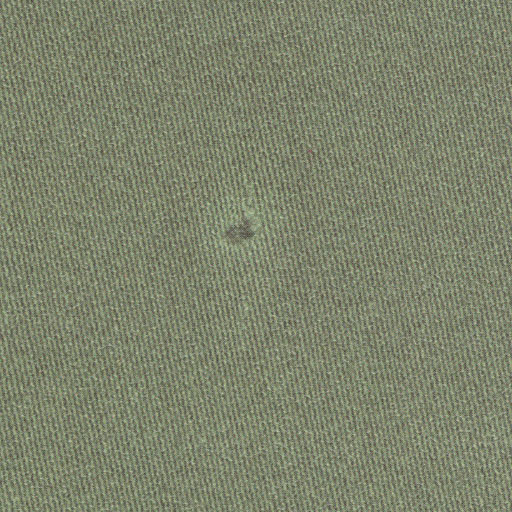
%> input picture Checking2/img/1.jpg, 512 x 512 px
$ octave Checking_comp.m   (GNU Octave 9; MATLAB toolbox functions it lacks are replaced by stand-ins)
%> lines starting %> are read from the running program, lines starting %| are printed output that depends on the picture; in (x1, y1, x2, y2) boxes, pixels count from 0 and x2, y2 are one past the last pixel; in counts of white or black regions, pixels touching at a corner belong together; the program's own positions count from 1
clc;
clear all;
close all;

%% First Row
x=imread('D:\\Sem 6\\IP\\FabricDefectDetection\\Checking2\\img\\1.JPG');
%> x is the input picture: size 512x512x3 uint8; mean R, G, B 125.9, 131.6, 108
subplot(3,2,1);
imshow(x);
title('Fabric 1');
x=rgb2gray(x);
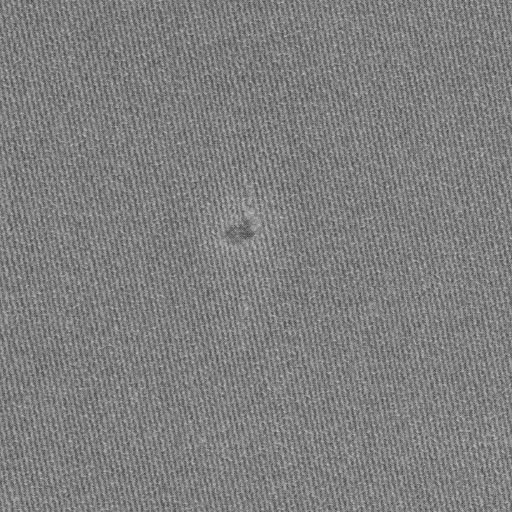
%> x: size 512x512 uint8; min 57, max 200, mean 127.2
level = graythresh(x);
%> level = 0.498
H1 = im2bw(x,level);
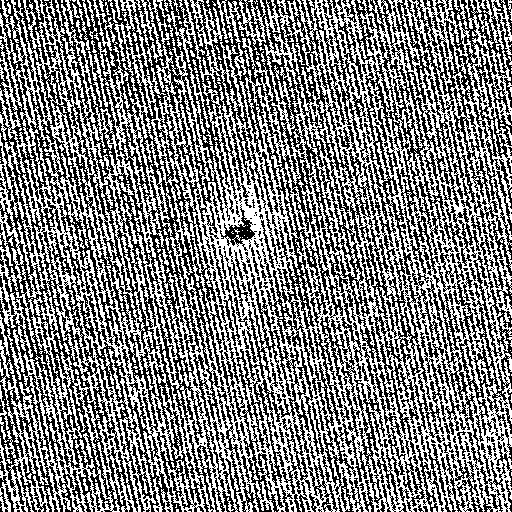
%> H1: size 512x512 logical; 49.7% white in thin lines or dots

for i=1:512
    for j=1:512
        H1(i,j) = 1 - H1(i,j);
    end
end
%> H1: size 512x512 logical; 50.3% white; black in thin lines or dots

SE = strel('square', 4);
op1 = imerode(H1, SE);
%> op1: size 512x512 logical; 0.08% white in thin lines or dots
op2 = imdilate(op1, SE);
%> op2: size 512x512 logical; 0.75% white; 113 white regions (93 under 20 px), largest, box (x1, y1, x2, y2) and area: (238, 226, 254, 238) 132, (226, 231, 235, 239) 51, (162, 484, 168, 492) 34

SE1 = strel('diamond', 3);
op11 = imerode(op2, SE1);
%> op11: size 512x512 logical; 0% white in thin lines or dots, all inside (x1, y1, x2, y2) = (229, 232, 250, 236)

SE2 = strel('disk', 3, 0);
op21 = imdilate(op11, SE2);
%> op21: size 512x512 logical; 0.04% white; 2 white regions, box (x1, y1, x2, y2) and area: (242, 229, 253, 238) 58, (226, 231, 234, 239) 38

SE3 = strel('rectangle', [2 5]);
op31 = imdilate(op21, SE3);
%> op31: size 512x512 logical; 0.07% white; 2 white regions, box (x1, y1, x2, y2) and area: (240, 229, 255, 239) 109, (224, 231, 236, 240) 82

y = imfuse(x,op31);
subplot(3,2,2);
imshow(y);
title('Output 1');

%% Second Row
x=imread('D:\\Sem 6\\IP\\FabricDefectDetection\\Checking2\\img\\2.JPG');
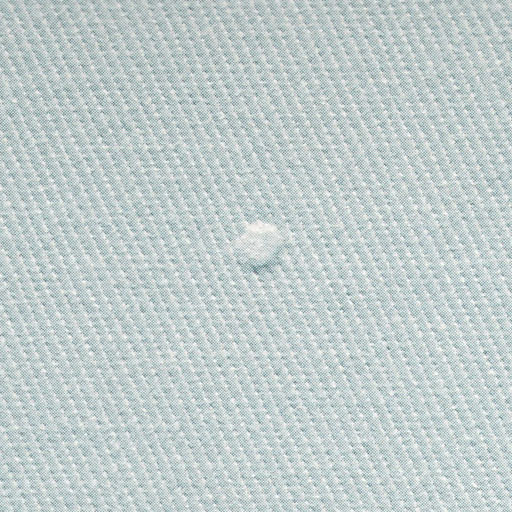
%> input picture Checking2/img/2.jpg, 512 x 512 px
%> x is the input picture: size 512x512x3 uint8; mean R, G, B 193.4, 204.9, 204.9
subplot(3,2,3);
imshow(x);
title('Fabric 2');
x=rgb2gray(x);
%> x: size 512x512 uint8
level = graythresh(x);
%> level = 0.776
H1 = im2bw(x,level);
%> H1: size 512x512 logical; 58.2% white; black in thin lines or dots

% [5 lines of commented-out code are left out]

SE = strel('square', 4);
op1 = imerode(H1, SE);
%> op1: size 512x512 logical; 1.4% white in thin lines or dots
op2 = imdilate(op1, SE);
%> op2: size 512x512 logical; 9.3% white; 941 white regions (318 under 20 px), largest, box (x1, y1, x2, y2) and area: (235, 220, 283, 258) 1077, (278, 416, 289, 436) 114, (421, 460, 430, 475) 89

SE1 = strel('diamond', 3);
op11 = imerode(op2, SE1);
%> op11: size 512x512 logical; 0.18% white; 35 white regions (34 under 20 px), largest, box (x1, y1, x2, y2) and area: (238, 223, 280, 248) 409

SE2 = strel('disk', 3, 0);
op21 = imdilate(op11, SE2);
%> op21: size 512x512 logical; 0.75% white; 34 white regions, largest, box (x1, y1, x2, y2) and area: (235, 220, 283, 257) 886, (314, 348, 323, 358) 61, (392, 314, 401, 322) 52

SE3 = strel('rectangle', [2 5]);
op31 = imdilate(op21, SE3);
%> op31: size 512x512 logical; 1.4% white; 33 white regions, largest, box (x1, y1, x2, y2) and area: (233, 220, 285, 258) 1245, (312, 348, 325, 359) 114, (390, 314, 403, 323) 97

y = imfuse(x,op31);
subplot(3,2,4);
imshow(y);
title('Output 2');

%% Third Row
x=imread('D:\\Sem 6\\IP\\FabricDefectDetection\\Checking2\\img\\3.JPG');
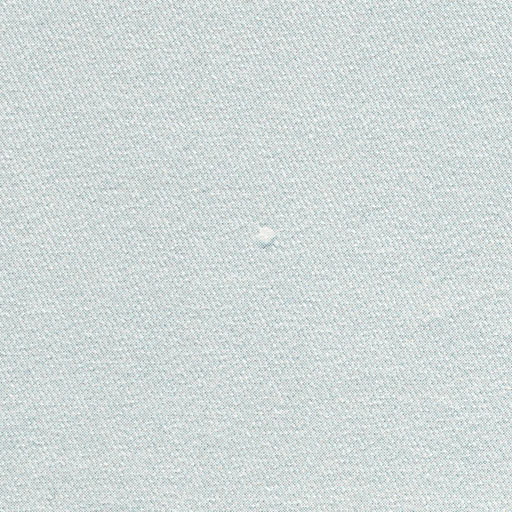
%> input picture Checking2/img/3.jpg, 512 x 512 px
%> x is the input picture: size 512x512x3 uint8; mean R, G, B 208.9, 217.7, 217
subplot(3,2,5);
imshow(x);
title('Fabric 3');
x=rgb2gray(x);
%> x: size 512x512 uint8
level = graythresh(x);
%> level = 0.831
H1 = im2bw(x,level);
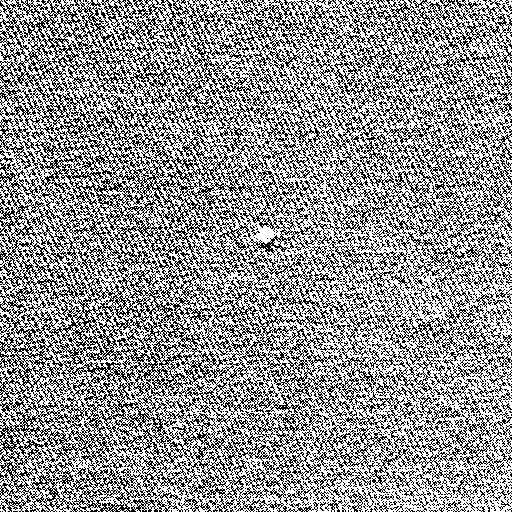
%> H1: size 512x512 logical; 58.4% white; black in thin lines or dots

% [5 lines of commented-out code are left out]

SE = strel('square', 4);
op1 = imerode(H1, SE);
%> op1: size 512x512 logical; 0.07% white; 55 white regions (54 under 20 px), largest, box (x1, y1, x2, y2) and area: (257, 227, 272, 241) 106
op2 = imdilate(op1, SE);
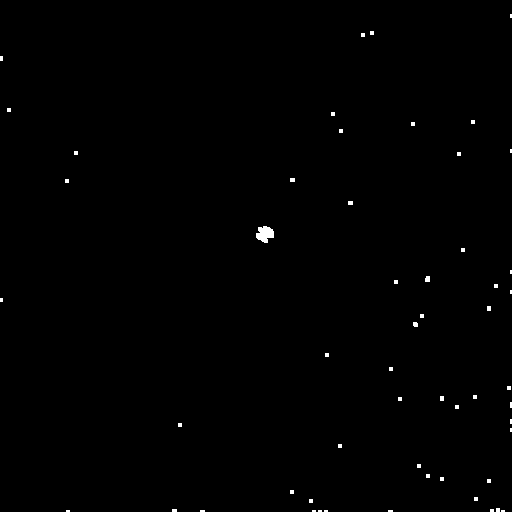
%> op2: size 512x512 logical; 0.38% white; 55 white regions (48 under 20 px), largest, box (x1, y1, x2, y2) and area: (256, 226, 274, 243) 214, (425, 276, 430, 282) 28, (413, 322, 418, 327) 23

SE1 = strel('diamond', 3);
op11 = imerode(op2, SE1);
%> op11: size 512x512 logical; 0.03% white; 1 white region, box (x1, y1, x2, y2) and area: (259, 229, 271, 240) 68

SE2 = strel('disk', 3, 0);
op21 = imdilate(op11, SE2);
%> op21: size 512x512 logical; 0.08% white; 1 white region, box (x1, y1, x2, y2) and area: (256, 226, 274, 243) 197

SE3 = strel('rectangle', [2 5]);
op31 = imdilate(op21, SE3);
%> op31: size 512x512 logical; 0.11% white; 1 white region, box (x1, y1, x2, y2) and area: (254, 226, 276, 244) 288

y = imfuse(x,op31);
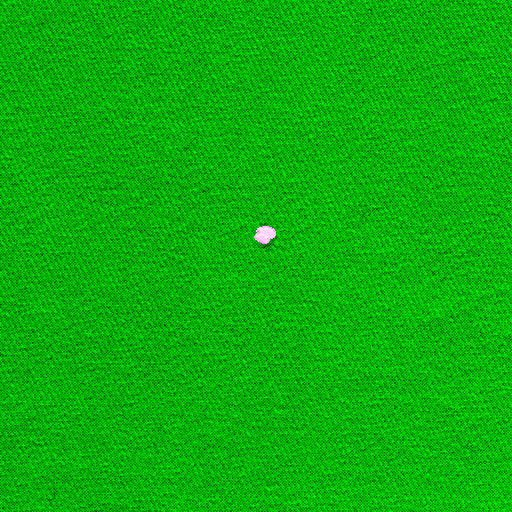
%> y: size 512x512x3 uint8; mean R, G, B 0.3, 173.9, 0.3
subplot(3,2,6);
imshow(y);
title('Output 3');
